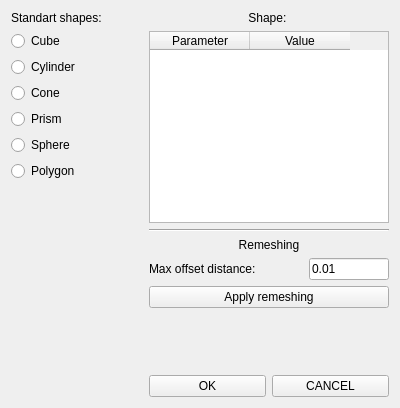
<?xml version="1.0" encoding="UTF-8"?>
<ui version="4.0">
 <class>Form</class>
 <widget class="QWidget" name="Form">
  <property name="geometry">
   <rect>
    <x>0</x>
    <y>0</y>
    <width>400</width>
    <height>408</height>
   </rect>
  </property>
  <property name="windowTitle">
   <string>Form</string>
  </property>
  <layout class="QHBoxLayout" name="horizontalLayout">
   <item>
    <layout class="QVBoxLayout" name="verticalLayout">
     <item>
      <widget class="QLabel" name="label_4">
       <property name="text">
        <string>Standart shapes:</string>
       </property>
      </widget>
     </item>
     <item>
      <widget class="QRadioButton" name="radioButton">
       <property name="text">
        <string>Cube</string>
       </property>
      </widget>
     </item>
     <item>
      <widget class="QRadioButton" name="radioButton_2">
       <property name="text">
        <string>Cylinder</string>
       </property>
      </widget>
     </item>
     <item>
      <widget class="QRadioButton" name="radioButton_5">
       <property name="text">
        <string>Cone</string>
       </property>
      </widget>
     </item>
     <item>
      <widget class="QRadioButton" name="radioButton_6">
       <property name="text">
        <string>Prism</string>
       </property>
      </widget>
     </item>
     <item>
      <widget class="QRadioButton" name="radioButton_3">
       <property name="text">
        <string>Sphere</string>
       </property>
      </widget>
     </item>
     <item>
      <widget class="QRadioButton" name="radioButton_4">
       <property name="text">
        <string>Polygon</string>
       </property>
      </widget>
     </item>
     <item>
      <spacer name="verticalSpacer">
       <property name="orientation">
        <enum>Qt::Vertical</enum>
       </property>
       <property name="sizeHint" stdset="0">
        <size>
         <width>20</width>
         <height>40</height>
        </size>
       </property>
      </spacer>
     </item>
    </layout>
   </item>
   <item>
    <widget class="QWidget" name="widget" native="true">
     <property name="sizePolicy">
      <sizepolicy hsizetype="Expanding" vsizetype="Preferred">
       <horstretch>0</horstretch>
       <verstretch>0</verstretch>
      </sizepolicy>
     </property>
    </widget>
   </item>
   <item>
    <layout class="QVBoxLayout" name="verticalLayout_2">
     <item>
      <widget class="QLabel" name="label">
       <property name="text">
        <string>Shape: </string>
       </property>
       <property name="alignment">
        <set>Qt::AlignCenter</set>
       </property>
      </widget>
     </item>
     <item>
      <widget class="QTableWidget" name="tableWidget">
       <property name="sizePolicy">
        <sizepolicy hsizetype="Minimum" vsizetype="Expanding">
         <horstretch>0</horstretch>
         <verstretch>0</verstretch>
        </sizepolicy>
       </property>
       <property name="maximumSize">
        <size>
         <width>240</width>
         <height>16777215</height>
        </size>
       </property>
       <column>
        <property name="text">
         <string>Parameter</string>
        </property>
        <property name="textAlignment">
         <set>AlignHCenter|AlignVCenter|AlignCenter</set>
        </property>
       </column>
       <column>
        <property name="text">
         <string>Value</string>
        </property>
        <property name="textAlignment">
         <set>AlignHCenter|AlignVCenter|AlignCenter</set>
        </property>
       </column>
      </widget>
     </item>
     <item>
      <widget class="Line" name="line">
       <property name="orientation">
        <enum>Qt::Horizontal</enum>
       </property>
      </widget>
     </item>
     <item>
      <widget class="QLabel" name="label_2">
       <property name="text">
        <string>Remeshing</string>
       </property>
       <property name="alignment">
        <set>Qt::AlignCenter</set>
       </property>
      </widget>
     </item>
     <item>
      <layout class="QHBoxLayout" name="horizontalLayout_2">
       <item>
        <widget class="QLabel" name="label_3">
         <property name="text">
          <string>Max offset distance:</string>
         </property>
        </widget>
       </item>
       <item>
        <widget class="QLineEdit" name="lineEdit">
         <property name="sizePolicy">
          <sizepolicy hsizetype="Minimum" vsizetype="Fixed">
           <horstretch>0</horstretch>
           <verstretch>0</verstretch>
          </sizepolicy>
         </property>
         <property name="maximumSize">
          <size>
           <width>80</width>
           <height>16777215</height>
          </size>
         </property>
         <property name="text">
          <string>0.01</string>
         </property>
        </widget>
       </item>
      </layout>
     </item>
     <item>
      <widget class="QPushButton" name="pushButton">
       <property name="text">
        <string>Apply remeshing</string>
       </property>
      </widget>
     </item>
     <item>
      <spacer name="verticalSpacer_2">
       <property name="orientation">
        <enum>Qt::Vertical</enum>
       </property>
       <property name="sizeHint" stdset="0">
        <size>
         <width>20</width>
         <height>40</height>
        </size>
       </property>
      </spacer>
     </item>
     <item>
      <layout class="QHBoxLayout" name="horizontalLayout_3">
       <item>
        <widget class="QPushButton" name="pushButton_3">
         <property name="text">
          <string>OK</string>
         </property>
        </widget>
       </item>
       <item>
        <widget class="QPushButton" name="pushButton_2">
         <property name="text">
          <string>CANCEL</string>
         </property>
        </widget>
       </item>
      </layout>
     </item>
    </layout>
   </item>
  </layout>
 </widget>
 <resources/>
 <connections/>
</ui>
